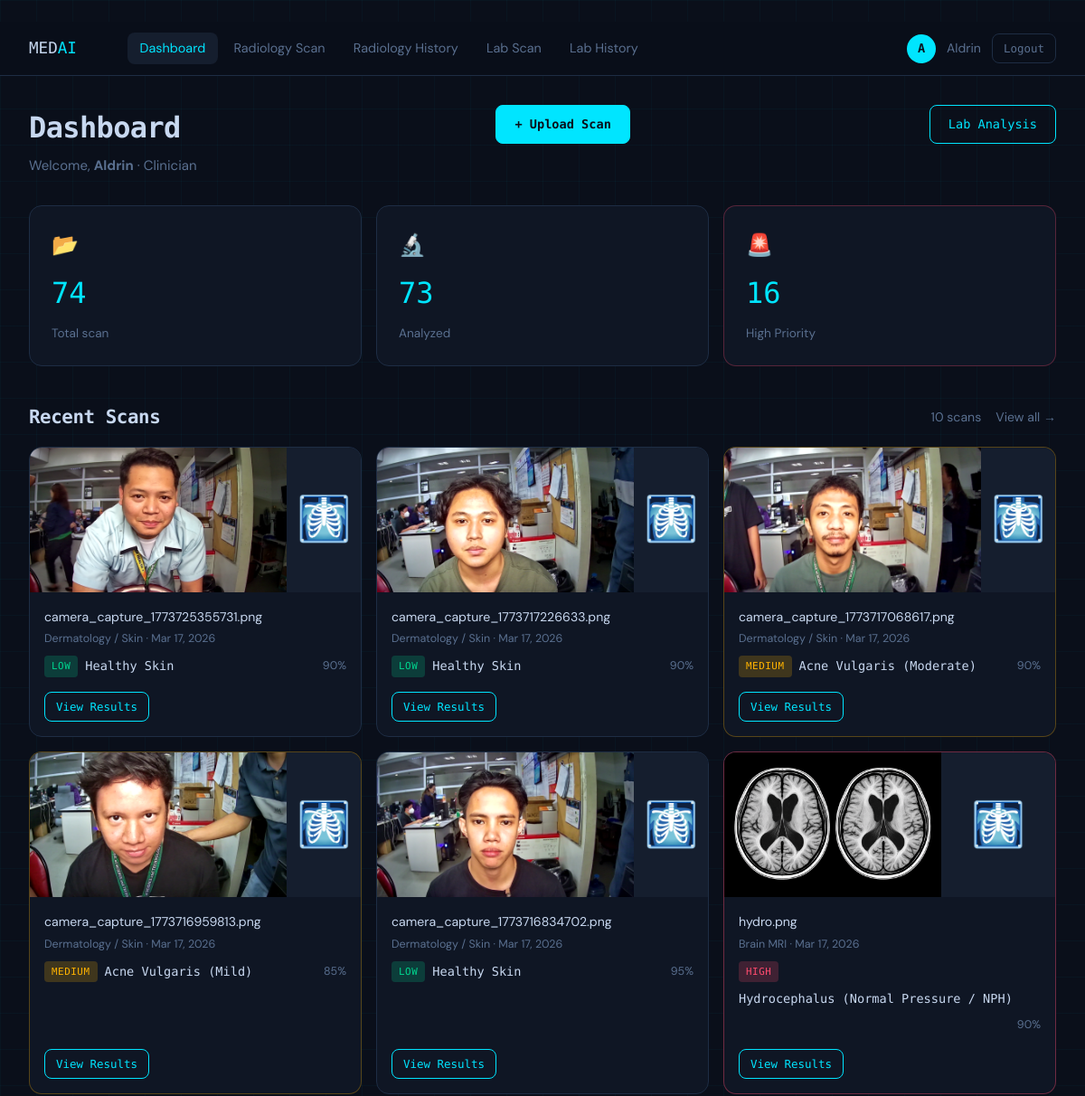
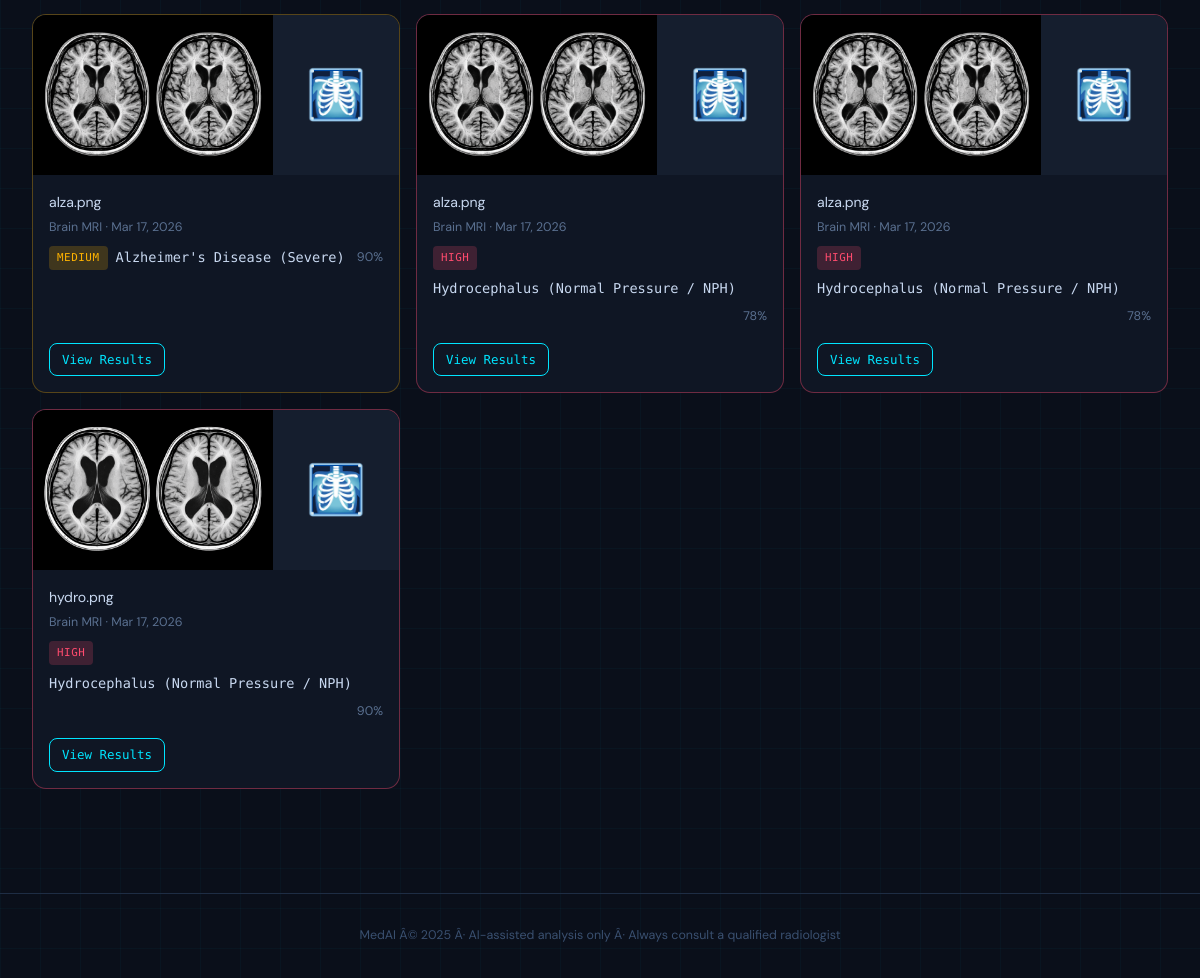
/dashboard (signed in), run on the app's committed database (2 pictures, top to bottom).
### app/database/models.py (models this page shows, shortened)
class User(db.Model, UserMixin):
    __tablename__ = "users"
    id            = db.Column(db.Integer, primary_key=True)
    name          = db.Column(db.String(120), nullable=False)
    email         = db.Column(db.String(180), unique=True, nullable=False, index=True)
    password_hash = db.Column(db.String(256), nullable=False)
    role          = db.Column(db.String(20), default="clinician")   # clinician | radiologist | admin
    created_at    = db.Column(db.DateTime, default=datetime.utcnow)
    uploads = db.relationship(
        "Upload", backref="owner", lazy=True, cascade="all, delete-orphan"
    )

class Upload(db.Model):
    __tablename__ = "uploads"
    id            = db.Column(db.Integer, primary_key=True)
    user_id       = db.Column(db.Integer, db.ForeignKey("users.id"), nullable=False)
    filename      = db.Column(db.String(260), nullable=False)
    original_name = db.Column(db.String(260))
    file_path     = db.Column(db.String(512), nullable=False)
    file_type     = db.Column(db.String(20))    # png | jpg | dcm | nii
    modality      = db.Column(db.String(20))    # MRI | CT | X-Ray | Unknown
    upload_date   = db.Column(db.DateTime, default=datetime.utcnow)
    prediction = db.relationship(
        "Prediction", backref="upload", uselist=False, cascade="all, delete-orphan"
    )

class Prediction(db.Model):
    __tablename__ = "predictions"
    id        = db.Column(db.Integer, primary_key=True)
    upload_id = db.Column(db.Integer, db.ForeignKey("uploads.id"), nullable=False)
    result_label     = db.Column(db.String(120), nullable=False)
    confidence_score = db.Column(db.Float,       nullable=False)
    raw_scores       = db.Column(db.Text)                           # JSON {label: score, ...}
    priority         = db.Column(db.String(20))                     # HIGH | MEDIUM | LOW
    findings         = db.Column(db.Text)                           # radiological findings
    condition        = db.Column(db.String(200))                    # specific disease name
    severity         = db.Column(db.String(60))                     # Mild / Moderate / Severe ...
    recommendation   = db.Column(db.Text)                           # treatment plan
    differential     = db.Column(db.Text)                           # alt diagnoses if low confidence
    explanation      = db.Column(db.Text)                           # visual features => label
    heatmap_path     = db.Column(db.String(512))                    # Grad-CAM overlay image path
    validation_notes = db.Column(db.Text)                           # rule-correction log
    disclaimer       = db.Column(db.Text)                           # mandatory medical disclaimer
    analysis_date    = db.Column(db.DateTime, default=datetime.utcnow)
    model_version    = db.Column(db.String(100), default="gemini-vision-v2")  # widened from 50

### app/main/routes.py (the view)
@main_bp.route("/dashboard")
@login_required
def dashboard():
    uploads = (
        Upload.query.filter_by(user_id=current_user.id)
        .order_by(Upload.upload_date.desc())
        .limit(10)
        .all()
    )
    stats = {
        "total": Upload.query.filter_by(user_id=current_user.id).count(),
        "high_priority": db.session.query(Prediction)
            .join(Upload)
            .filter(Upload.user_id == current_user.id, Prediction.priority == "HIGH")
            .count(),
        "analyzed": db.session.query(Prediction)
            .join(Upload)
            .filter(Upload.user_id == current_user.id)
            .count(),
    }
    return render_template("dashboard.html", uploads=uploads, stats=stats)

### app/database/models.py (called while the page is built)
@login_manager.user_loader
def load_user(user_id):
    return User.query.get(int(user_id))

### templates/dashboard.html (shortened to what this page needs)
{% extends "base.html" %}
{% block content %}
<div class="page-header">
  <div>
    <h1 class="page-title">Dashboard</h1>
    <p class="page-sub">Welcome, <strong>{{ current_user.name }}</strong> · {{ current_user.role.capitalize() }}</p>
  </div>
  <a href="{{ url_for('main.upload') }}" class="btn btn-primary">+ Upload Scan</a>
  <a href="{{ url_for('lab.lab_upload') }}" class="btn btn-outline">Lab Analysis</a>
</div>
<div class="stats-grid">
  <div class="stat-card">
    <div class="stat-icon">&#x1F4C2;</div>
    <div class="stat-value">{{ stats.total }}</div>
    <div class="stat-label">Total scan</div>
  </div>
  <div class="stat-card">
    <div class="stat-icon">&#x1F52C;</div>
    <div class="stat-value">{{ stats.analyzed }}</div>
    <div class="stat-label">Analyzed</div>
  </div>
  <div class="stat-card stat-card--alert">
    <div class="stat-icon">&#x1F6A8;</div>
    <div class="stat-value">{{ stats.high_priority }}</div>
    <div class="stat-label">High Priority</div>
  </div>
</div>
{% if not uploads %}
<div class="empty-state">
  <div class="empty-icon">&#x1FA7B;</div>
  <h3>No scans yet</h3>
  <p>Upload your first MRI, CT or X-ray scan to get an AI analysis.</p>
  <a href="{{ url_for('main.upload') }}" class="btn btn-primary">Upload First Scan</a>
</div>
{% else %}
<section>
  <div class="section-header">
    <h2>Recent Scans</h2>
    <div style="display:flex;align-items:center;gap:1rem;">
      <span class="link-muted" id="pageInfo"></span>
      <a href="{{ url_for('main.history') }}" class="link-muted">View all &#x2192;</a>
    </div>
  </div>
  <div class="scan-grid" id="scanGrid">
    {% for up in uploads %}
    <div class="scan-card scan-item
      {% if up.prediction and up.prediction.priority == 'HIGH' %}scan-card--high
      {% elif up.prediction and up.prediction.priority == 'MEDIUM' %}scan-card--medium{% endif %}"
      style="display:none;">
      <div class="scan-thumb">
        {% if up.file_type in ['png', 'jpg', 'jpeg'] %}
          <img src="{{ url_for('static', filename='') }}../app/uploads/{{ current_user.id }}/{{ up.filename }}"
               onerror="this.style.display='none';this.nextElementSibling.style.display='flex'"
               alt="Scan preview"/>
        {% endif %}
        <div class="thumb-placeholder">&#x1FA7B;</div>
      </div>
      <div class="scan-info">
        <p class="scan-name">{{ up.original_name or up.filename }}</p>
        <p class="scan-meta">{{ up.modality }} · {{ up.upload_date.strftime('%b %d, %Y') }}</p>
        {% if up.prediction %}
          <div class="scan-result">
            <span class="priority-badge priority-{{ up.prediction.priority.lower() }}">{{ up.prediction.priority }}</span>
            <span class="result-label">{{ up.prediction.result_label }}</span>
            <span class="result-conf">{{ "%.0f"|format(up.prediction.confidence_score * 100) }}%</span>
          </div>
        {% else %}
          <span class="badge-pending">Pending</span>
        {% endif %}
      </div>
      <div class="scan-actions">
        {% if up.prediction %}
          <a href="{{ url_for('main.result', upload_id=up.id) }}" class="btn btn-sm btn-outline">View Results</a>
        {% endif %}
      </div>
    </div>
    {% endfor %}
  </div>
  <div class="pagination" id="pagination"></div>
</section>
{% endif %}
{% endblock %}

### templates/base.html (shortened to what this page needs)
﻿<!DOCTYPE html>
<html lang="en">
<head>
  <link rel="stylesheet" href="{{ url_for('static', filename='css/main.css') }}"/>
</head>
<body>
{% if current_user.is_authenticated %}
<nav class="navbar">
  <a href="{{ url_for('main.dashboard') }}" class="nav-brand">
    <span class="brand-text">MED<em>AI</em></span>
  </a>
  <div class="nav-links">
    <a href="{{ url_for('main.dashboard') }}" class="nav-link {% if request.endpoint == 'main.dashboard' %}active{% endif %}">Dashboard</a>
    <a href="{{ url_for('main.upload') }}" class="nav-link {% if request.endpoint == 'main.upload' %}active{% endif %}">Radiology Scan</a>
    <a href="{{ url_for('main.history') }}" class="nav-link {% if request.endpoint == 'main.history' %}active{% endif %}">Radiology History</a>
    <a href="{{ url_for('lab.lab_upload') }}" class="nav-link {% if request.endpoint == 'lab.lab_upload' or request.endpoint == 'lab.lab_result_view' %}active{% endif %}">Lab Scan</a>
    <a href="{{ url_for('lab.lab_history') }}" class="nav-link {% if request.endpoint == 'lab.lab_history' %}active{% endif %}">Lab History</a>
  </div>
  <div class="nav-user">
    <span class="user-badge">{{ current_user.name[0].upper() }}</span>
    <span class="user-name">{{ current_user.name }}</span>
    <a href="{{ url_for('auth.logout') }}" class="btn btn-sm btn-ghost">Logout</a>
  </div>
</nav>
{% endif %}
<main class="main-content">
  {% block content %}{% endblock %}
</main>
<footer class="footer">
  <p>MedAI Â© 2025 Â· AI-assisted analysis only Â· Always consult a qualified radiologist</p>
</footer>
</body>
</html>

### templates/dashboard.html (style rules this page uses)
.pagination { display: flex; flex-wrap: wrap; justify-content: center; gap: .5rem; margin-top: 1.5rem; padding-bottom: 1rem; }

### data on the page
User: name "A", name "Aldrin", role "Clinician"
Upload: filename (picture), original_name "camera_capture_1773725355731.png", modality "Dermatology / Skin", upload_date "Mar 17, 2026", prediction.priority "LOW", prediction.result_label "Healthy Skin"
Prediction: up.prediction.confidence_score*100 "90"
Upload: filename (picture), original_name "camera_capture_1773717226633.png", modality "Dermatology / Skin", upload_date "Mar 17, 2026", prediction.priority "LOW", prediction.result_label "Healthy Skin"
Prediction: up.prediction.confidence_score*100 "90"
Upload: filename (picture), original_name "camera_capture_1773717068617.png", modality "Dermatology / Skin", upload_date "Mar 17, 2026", prediction.priority "MEDIUM", prediction.result_label "Acne Vulgaris (Moderate)"
Prediction: up.prediction.confidence_score*100 "90"
Upload: filename (picture), original_name "camera_capture_1773716959813.png", modality "Dermatology / Skin", upload_date "Mar 17, 2026", prediction.priority "MEDIUM", prediction.result_label "Acne Vulgaris (Mild)"
Prediction: up.prediction.confidence_score*100 "85"
Upload: filename (picture), original_name "camera_capture_1773716834702.png", modality "Dermatology / Skin", upload_date "Mar 17, 2026", prediction.priority "LOW", prediction.result_label "Healthy Skin"
Prediction: up.prediction.confidence_score*100 "95"
Upload: filename (picture), original_name "hydro.png", modality "Brain MRI", upload_date "Mar 17, 2026", prediction.priority "HIGH", prediction.result_label "Hydrocephalus (Normal Pressure / NPH)"
Prediction: up.prediction.confidence_score*100 "90"
Upload: filename (picture), original_name "alza.png", modality "Brain MRI", upload_date "Mar 17, 2026", prediction.priority "MEDIUM", prediction.result_label "Alzheimer's Disease (Severe)"
Prediction: up.prediction.confidence_score*100 "90"
Upload: filename (picture), original_name "alza.png", modality "Brain MRI", upload_date "Mar 17, 2026", prediction.priority "HIGH", prediction.result_label "Hydrocephalus (Normal Pressure / NPH)"
Prediction: up.prediction.confidence_score*100 "78"
Upload: filename (picture), original_name "alza.png", modality "Brain MRI", upload_date "Mar 17, 2026", prediction.priority "HIGH", prediction.result_label "Hydrocephalus (Normal Pressure / NPH)"
Prediction: up.prediction.confidence_score*100 "78"
Upload: filename (picture), original_name "hydro.png", modality "Brain MRI", upload_date "Mar 17, 2026", prediction.priority "HIGH", prediction.result_label "Hydrocephalus (Normal Pressure / NPH)"
Prediction: up.prediction.confidence_score*100 "90"

### other printed values
{{ stats.total }} "74"
{{ stats.analyzed }} "73"
{{ stats.high_priority }} "16"
